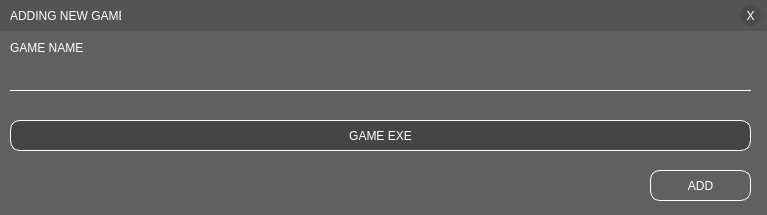
<?xml version="1.0" encoding="UTF-8"?>
<ui version="4.0">
 <class>NewGame</class>
 <widget class="QDialog" name="NewGame">
  <property name="geometry">
   <rect>
    <x>0</x>
    <y>0</y>
    <width>767</width>
    <height>215</height>
   </rect>
  </property>
  <property name="windowTitle">
   <string>ADDING NEW GAME</string>
  </property>
  <property name="windowOpacity">
   <double>0.900000000000000</double>
  </property>
  <property name="styleSheet">
   <string notr="true">/*background-color: rgba(33, 33, 33, 80); */
background-color: rgba(44, 44, 44, 128);</string>
  </property>
  <widget class="QLineEdit" name="gameName">
   <property name="geometry">
    <rect>
     <x>10</x>
     <y>60</y>
     <width>741</width>
     <height>31</height>
    </rect>
   </property>
   <property name="styleSheet">
    <string notr="true">background-color: transparent;
border-style: solid;
font: 900 9pt &quot;Arial Black&quot;;
color: rgb(255, 255, 255);
border-bottom-width: 1px;
border-color: none none white none;
border-radius:0px;</string>
   </property>
  </widget>
  <widget class="QPushButton" name="searchGameExeBtn">
   <property name="geometry">
    <rect>
     <x>10</x>
     <y>120</y>
     <width>741</width>
     <height>31</height>
    </rect>
   </property>
   <property name="cursor">
    <cursorShape>PointingHandCursor</cursorShape>
   </property>
   <property name="styleSheet">
    <string notr="true">QPushButton#searchGameExeBtn { 
	font: 900 9pt &quot;Arial Black&quot;;
	color: rgb(255, 255, 255);
        border: 1px;
	border-color: rgb(255, 255, 255);
	border-style: outset;
border-radius: 10px;
}

QPushButton#searchGameExeBtn:hover{ 
    background-color: rgb(252, 196, 25);
	font: 900 9pt &quot;Arial Black&quot;;
	color: rgb(255, 255, 255);
    border: 0px;
}

QPushButton#searchGameExeBtn::focus:pressed{ 
    background-color: rgb(252, 72, 25);
	font: 900 9pt &quot;Arial Black&quot;;
	color: rgb(255, 255, 255);
    border: 0px;
}
</string>
   </property>
   <property name="text">
    <string>GAME EXE</string>
   </property>
   <property name="flat">
    <bool>true</bool>
   </property>
  </widget>
  <widget class="QPushButton" name="addBtn">
   <property name="geometry">
    <rect>
     <x>650</x>
     <y>170</y>
     <width>101</width>
     <height>31</height>
    </rect>
   </property>
   <property name="cursor">
    <cursorShape>PointingHandCursor</cursorShape>
   </property>
   <property name="styleSheet">
    <string notr="true">QPushButton#addBtn { 
	background-color: transparent;
	font: 900 9pt &quot;Arial Black&quot;;
	color: rgb(255, 255, 255);
    border: 1px;
	border-color: rgb(255, 255, 255);
	border-style: outset;
border-radius: 10px;
}

QPushButton#addBtn:hover{ 
    background-color: rgb(252, 196, 25);
	font: 900 9pt &quot;Arial Black&quot;;
	color: rgb(255, 255, 255);
    border: 0px;
}

QPushButton#addBtn::focus:pressed{ 
	background-color: rgb(252, 72, 25);
	font: 900 9pt &quot;Arial Black&quot;;
	color: rgb(255, 255, 255);
    border: 0px;
}
</string>
   </property>
   <property name="text">
    <string>ADD</string>
   </property>
   <property name="flat">
    <bool>true</bool>
   </property>
  </widget>
  <widget class="QLabel" name="label_2">
   <property name="geometry">
    <rect>
     <x>10</x>
     <y>40</y>
     <width>171</width>
     <height>16</height>
    </rect>
   </property>
   <property name="styleSheet">
    <string notr="true">font: 900 7pt &quot;Arial Black&quot;;
background-color: transparent;
color: rgb(255, 255, 255);</string>
   </property>
   <property name="text">
    <string>GAME NAME</string>
   </property>
  </widget>
  <widget class="QWidget" name="widget_2" native="true">
   <property name="geometry">
    <rect>
     <x>0</x>
     <y>0</y>
     <width>771</width>
     <height>31</height>
    </rect>
   </property>
   <property name="styleSheet">
    <string notr="true">background-color: rgba(39, 39, 39, 52);</string>
   </property>
   <widget class="QPushButton" name="closeBtn">
    <property name="geometry">
     <rect>
      <x>740</x>
      <y>5</y>
      <width>21</width>
      <height>21</height>
     </rect>
    </property>
    <property name="cursor">
     <cursorShape>PointingHandCursor</cursorShape>
    </property>
    <property name="styleSheet">
     <string notr="true">QPushButton#closeBtn { 
	/*background-color: rgb(255, 92, 92);*/
	font: 900 9pt &quot;Arial Black&quot;;
	color: rgb(255, 255, 255);
    border: 0px;
	border-radius: 10px;
	border-style: outset;
}

QPushButton#closeBtn:hover{ 
    background-color: rgb(255, 32, 32);
	font: 900 9pt &quot;Arial Black&quot;;
	color: rgb(255, 255, 255);
    border: 0px;
}

QPushButton#closeBtn::focus:pressed{ 
	background-color: rgb(38, 32, 32);
	font: 900 9pt &quot;Arial Black&quot;;
	color: rgb(255, 255, 255);
    border: 0px;
}
</string>
    </property>
    <property name="text">
     <string>X</string>
    </property>
   </widget>
   <widget class="QLabel" name="label">
    <property name="geometry">
     <rect>
      <x>10</x>
      <y>8</y>
      <width>111</width>
      <height>16</height>
     </rect>
    </property>
    <property name="styleSheet">
     <string notr="true">color: rgb(255, 255, 255);
background-color: transparent;</string>
    </property>
    <property name="text">
     <string>ADDING NEW GAME</string>
    </property>
   </widget>
  </widget>
 </widget>
 <resources/>
 <connections/>
</ui>
